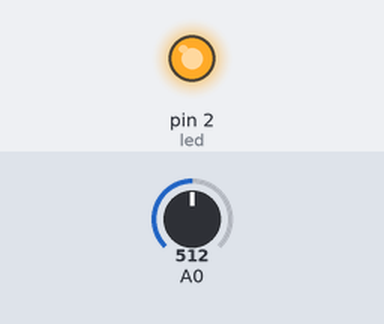
Simulated run of this sketch. Board: Arduino Uno, built with avr-gcc and run on an emulated ATmega328P. Parts: output pins drawn as LEDs (lit = HIGH). The test bench sets the inputs (shaded band); at power-on: A0 = 512.

Above: at 1.2 s.
1.3 s: A0 set to 428
2.8 s: A0 set to 405
At 3.9 s:
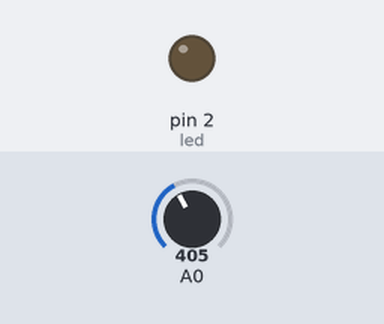
4.3 s: A0 set to 430
At 5.1 s:
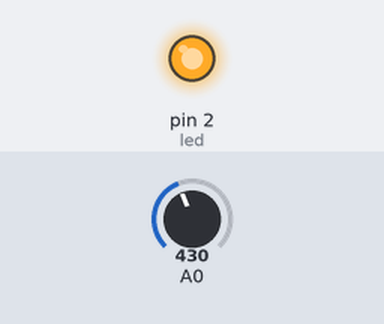
5.8 s: A0 set to 410
At 6.2 s:
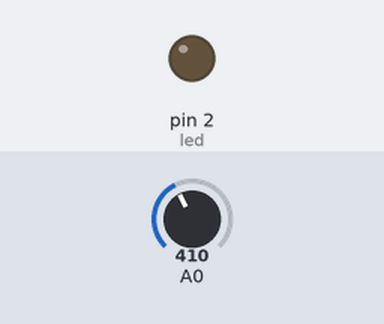
Timing chart, 0 to 8.3 s (numbered marks = the images above; inputs shaded):
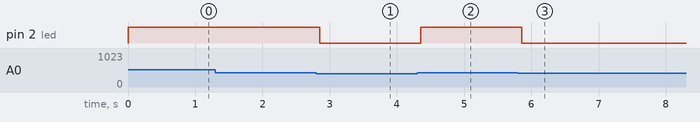

The sketch:

sensor_ldr_led.ino
```cpp
int sensor = A0;
int led = 2;
void setup() {
  Serial.begin(9600);
  pinMode(A0,INPUT);
  pinMode(led,OUTPUT);
}

void loop() {
  int ldrAnalog=analogRead(A0);

  if(ldrAnalog<=420)
  {
  digitalWrite(led,0);
  delay(150);
  }

  if(ldrAnalog>420)
  {
  digitalWrite(led,1);
  delay(150);
  }
}
```

Measured:
- the behaviour switches between 421 and 420 on A0 (found by bisection; images 0 and 1)
- after the input at 1.3 s, every drawn part: stays the same
- after the input at 2.8 s, pin 2 (led): HIGH → LOW after 0.05 s
- after the input at 4.3 s, pin 2 (led): LOW → HIGH after 0.05 s
- after the input at 5.8 s, pin 2 (led): HIGH → LOW after 0.05 s
